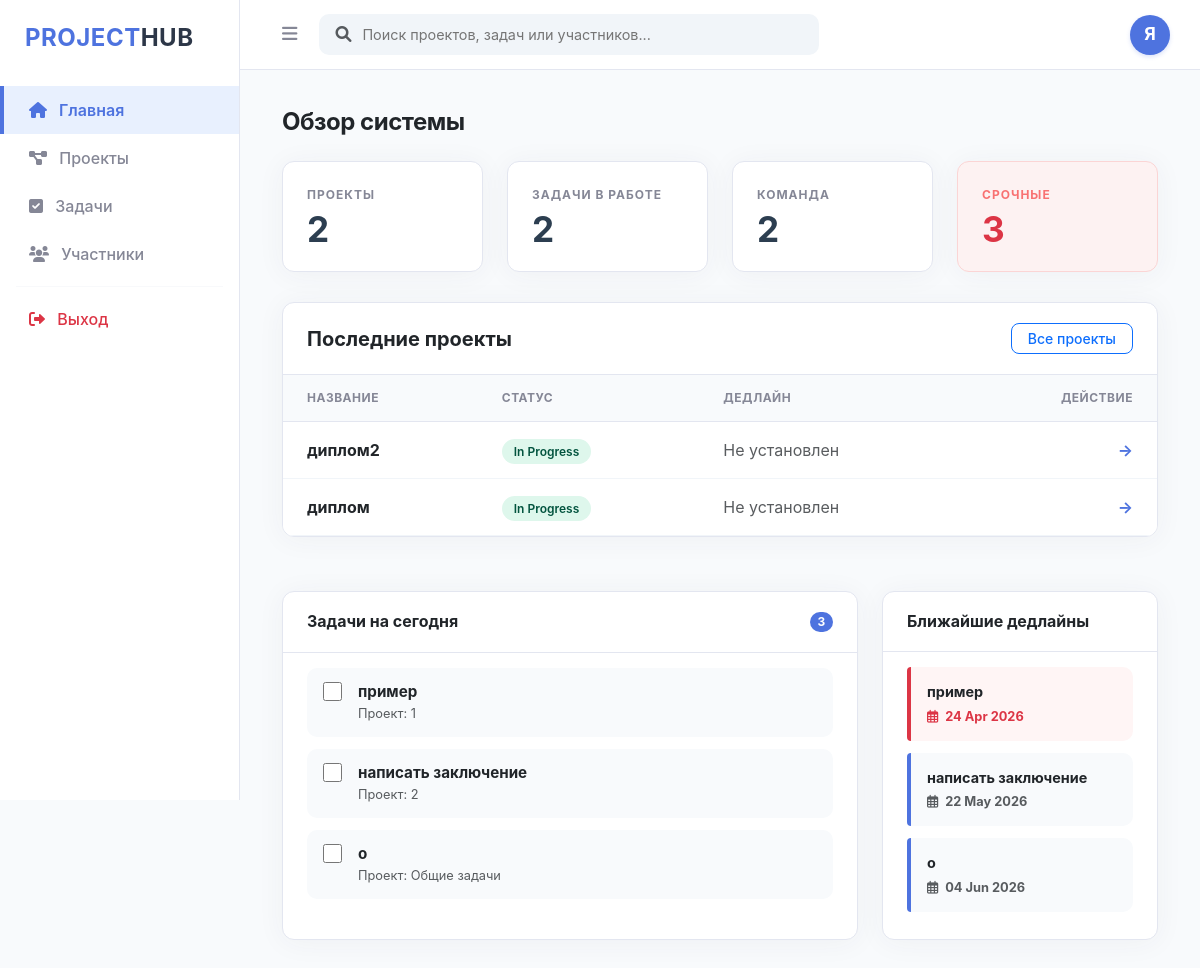
Before: / (signed in) with the older database file.
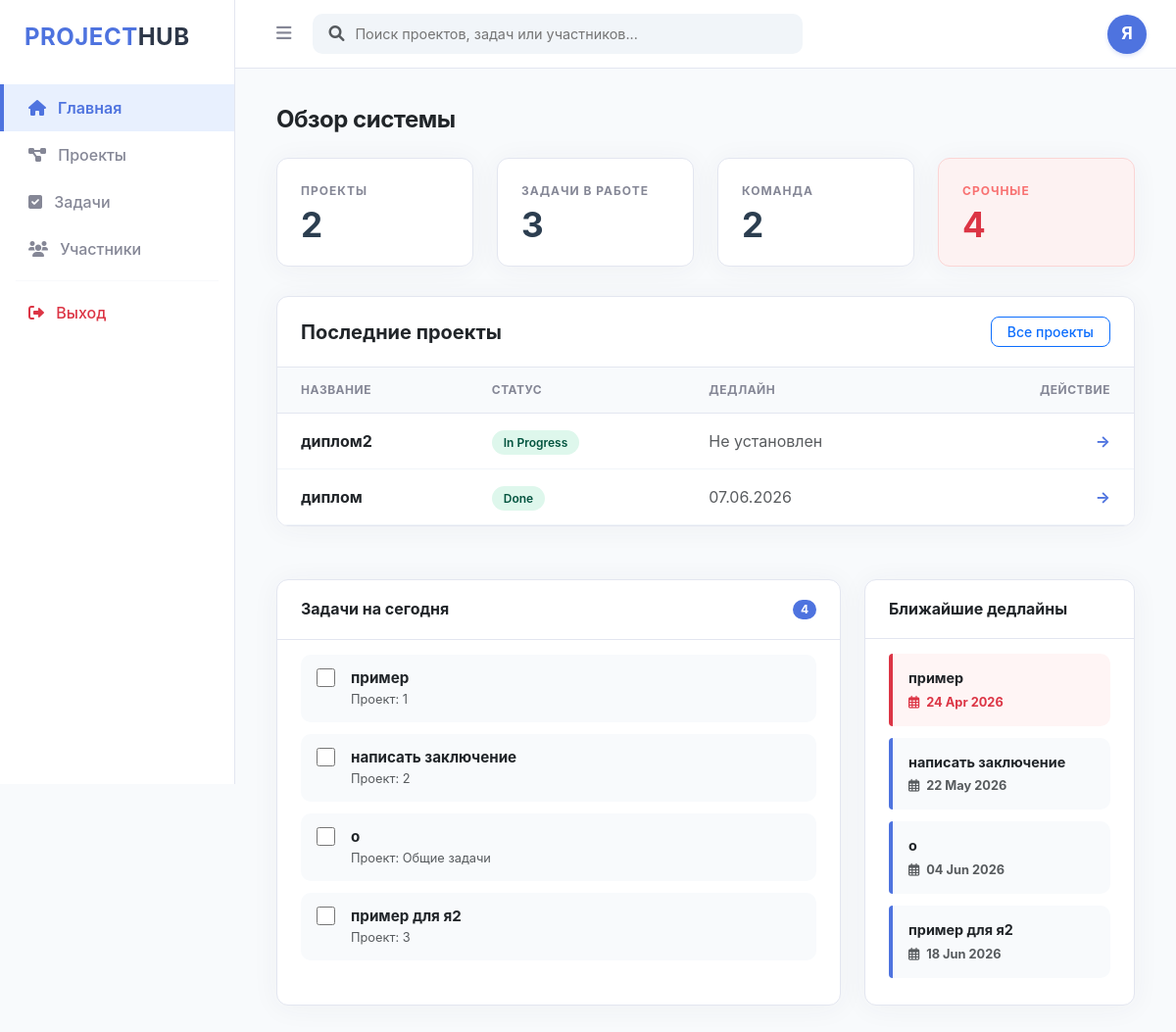
After: the same page with the newer database file.
### app/models/project.py (models this page shows)
class Project(Base):
    __tablename__ = "projects"
    id = Column(Integer, primary_key=True, index=True)
    title = Column(String, nullable=False)
    description = Column(Text)
    status = Column(String, default="In Progress")
    deadline = Column(DateTime, nullable=True) # Новое поле для даты
    created_at = Column(DateTime, default=datetime.utcnow)
    owner_id = Column(Integer, ForeignKey("users.id"))
    owner = relationship("User", back_populates="projects")

### app/models/task.py (models this page shows)
class Task(Base):
    __tablename__ = "tasks"
    id = Column(Integer, primary_key=True, index=True)
    title = Column(String)
    status = Column(String, default="To Do")
    owner_id = Column(Integer, ForeignKey("users.id"))
    owner = relationship("User", back_populates="tasks")
    deadline = Column(Date, nullable=True)
    project_id = Column(Integer, ForeignKey("projects.id"))

### app/main.py (the view)
@app.get("/", response_class=HTMLResponse)
async def index_page(
    request: Request,
    db: Session = Depends(get_db),
    current_user: User = Depends(get_current_user)
):
    if not current_user:
        return RedirectResponse(url="/login", status_code=status.HTTP_303_SEE_OTHER)
    from app.models.task import Task
    from app.models.project import Project
    from app.models.user import User
    user_tasks = db.query(Task).all()
    user_projects = db.query(Project).all()
    total_users_count = db.query(User).count()
    active_statuses = ["В работе", "In Progress", "Нужно сделать", "To Do", "Приостановлено"]
    stats = {
        "projects": len(user_projects),
        "total_projects": len(user_projects),
        "tasks": len([t for t in user_tasks if t.status in active_statuses]),
        "total_tasks": len([t for t in user_tasks if t.status in active_statuses]),
        "users": total_users_count,
        "urgent": len([t for t in user_tasks if t.deadline and t.status not in ["Завершено", "Done"]])
    }
    recent_projects = db.query(Project).order_by(Project.id.desc()).limit(5).all()
    tasks_today = [t for t in user_tasks if t.status not in ["Завершено", "Done"]][:5]
    upcoming_deadlines = db.query(Task).filter(
        Task.status.notin_(["Завершено", "Done"]),
        Task.deadline != None
    ).order_by(Task.deadline.asc()).limit(5).all()
    return templates.TemplateResponse("index.html", {
        "request": request,
        "user": current_user,
        "stats": stats,
        "recent_projects": recent_projects,
        "tasks_today": tasks_today,
        "upcoming_deadlines": upcoming_deadlines
    })

### templates/index.html (shortened to what the changed rows need)
{% extends "base.html" %}
{% block content %}
<div class="container-fluid py-2">
    <div class="mb-4">
        <h2 class="h4 fw-bold text-dark" style="letter-spacing: -0.5px;">Обзор системы</h2>
    </div>
    <div class="row g-4">
        <div class="col-md-3">
            <div class="stat-card">
                <span class="stat-label">Задачи в работе</span>
                <span class="stat-value">{{ stats.total_tasks if stats.total_tasks is defined else stats.tasks }}</span>
            </div>
        </div>
        <div class="col-md-3">
            <div class="stat-card stat-card-urgent">
                <span class="stat-label">Срочные</span>
                <span class="stat-value">{{ stats.urgent if stats.urgent is defined else '0' }}</span>
            </div>
        </div>
    </div>
    <div class="recent-section">
        <div class="table-responsive">
            <table class="table mb-0">
                <thead>
                    <tr>
                        <th>Название</th>
                        <th>Статус</th>
                        <th>Дедлайн</th>
                        <th class="text-end">Действие</th>
                    </tr>
                </thead>
                <tbody>
                    {% for project in recent_projects %}
                    <tr>
                        <td class="fw-bold text-dark">{{ project.title }}</td>
                        <td>
                            <span class="status-pill {% if project.status == 'Active' or project.status == 'В работе' %}status-active{% else %}status-new{% endif %}">
                                {{ project.status or 'Новый' }}
                            </span>
                        </td>
                        <td class="text-muted">
                            {{ project.deadline.strftime('%d.%m.%Y') if project.deadline else 'Не установлен' }}
                        </td>
                        <td class="text-end">
                            <a href="/projects" class="text-decoration-none fw-bold" style="color: var(--primary-blue);">→</a>
                        </td>
                    </tr>
                    {% else %}
                    <tr>
                        <td colspan="4" class="text-center py-5 text-muted small">
                            У вас пока нет созданных проектов.
                        </td>
                    </tr>
                    {% endfor %}
                </tbody>
            </table>
        </div>
    </div>
    <div class="row dashboard-lower-grid g-4">
        <div class="col-lg-8">
            <div class="info-block">
                <div class="info-header d-flex justify-content-between align-items-center">
                    <h3 class="h6 mb-0 fw-bold text-dark">Задачи на сегодня</h3>
                    <span class="badge rounded-pill px-2.5 py-1" style="background-color: var(--primary-blue); font-size: 0.75rem;">{{ tasks_today|length if tasks_today else 0 }}</span>
                </div>
                <div class="info-body">
                    {% for task in tasks_today %}
                    <div class="task-item-box">
                        <div class="me-3 pt-0.5">
                            <input type="checkbox" class="task-checkbox"
                                   onclick="toggleTask(this, 'task-text-{{ task.id }}')">
                        </div>
                        <div id="task-text-{{ task.id }}" class="flex-grow-1">
                            <div class="fw-bold text-dark" style="font-size: 0.95rem; line-height: 1.3;">
                                {{ task.title }}
                            </div>
                            <div class="text-muted" style="font-size: 0.8rem; margin-top: 2px;">
                                Проект: {{ task.project_id if task.project_id else 'Общие задачи' }}
                            </div>
                        </div>
                    </div>
                    {% else %}
                    <div class="py-5 text-center text-muted small">На сегодня задач нет. Отдохните!</div>
                    {% endfor %}
                </div>
            </div>
        </div>
        <div class="col-lg-4">
            <div class="info-block">
                <div class="info-body">
                    {% for proj in upcoming_deadlines %}
                    <div class="deadline-item {% if loop.first %}deadline-urgent{% endif %}">
                        <span class="fw-bold text-dark d-block" style="font-size: 0.9rem;">{{ proj.title }}</span>
                        <small class="fw-bold mt-1 d-inline-block {% if loop.first %}text-danger{% else %}text-muted{% endif %}" style="font-size: 0.8rem;">
                            <i class="far fa-calendar-alt me-1"></i> {{ proj.deadline.strftime('%d %b %Y') if proj.deadline else '—' }}
                        </small>
                    </div>
                    {% else %}
                    <div class="py-5 text-center text-muted small">Срочных дедлайнов нет.</div>
                    {% endfor %}
                </div>
            </div>
        </div>
    </div>
</div>
{% endblock %}

Changed rows visible on the page:
changed Project "диплом": status "In Progress" → "Done"; deadline "Не установлен" → "07.06.2026"
added Task: title "пример для я2", project "3", deadline "18 Jun 2026"
Other visible differences:
{{ stats.total_tasks if stats.total_tasks is defined else stats.tasks }}: "2" → "3"
{{ stats.urgent if stats.urgent is defined else '0' }}: "3" → "4"
{{ tasks_today|length if tasks_today else 0 }}: "3" → "4"
